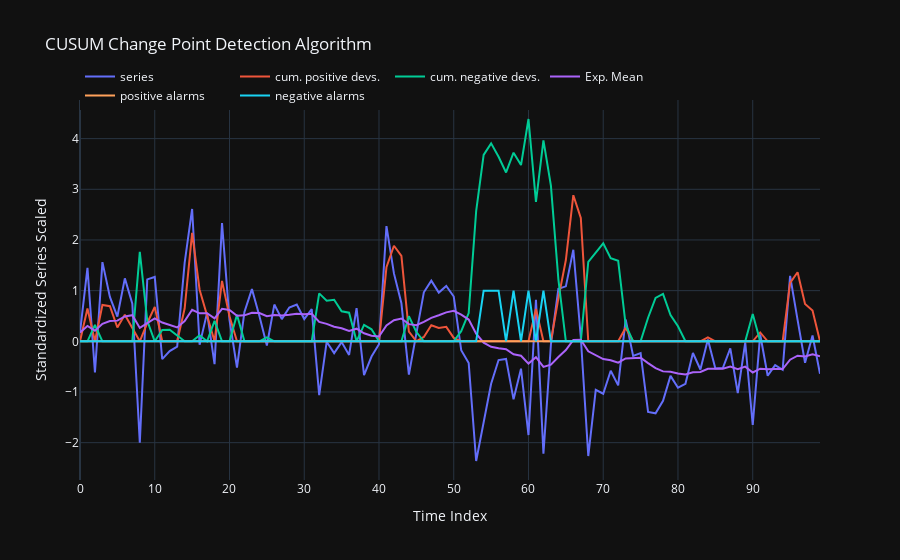

Notebook code for this chart:
### Code cell
fig = go.Figure()
fig.add_traces(
    [
        go.Scatter(
            x = np.arange(len(xs)),
            y = xs_std,
            name="series"
        ),
        go.Scatter(
            x = np.arange(len(xs)),
            y = outputs[0],
            name="cum. positive devs."
        ),
        go.Scatter(
            x = np.arange(len(xs)),
            y = outputs[1],
            name="cum. negative devs."
        ),
        go.Scatter(
            x = np.arange(len(xs)),
            y = outputs[2],
            name="Exp. Mean"
        ),
        go.Scatter(
            x = np.arange(len(xs)),
            y = outputs[3].astype(np.float16),
            name="positive alarms"
        ),
        go.Scatter(
            x = np.arange(len(xs)),
            y = outputs[4].astype(np.float16),
            name="negative alarms"
        ),
        
    ]
)
fig.update_layout(
    title = dict(
        text = "CUSUM Change Point Detection Algorithm"
    ),
    xaxis=dict(
        title = "Time Index"
    ),
    yaxis=dict(
        title = "Standardized Series Scaled"
    ),
    legend=dict(
        yanchor="top",
        y=1.1,
        xanchor="left",
        x=0,
        orientation="h"
    ),
    template="plotly_dark"
)
